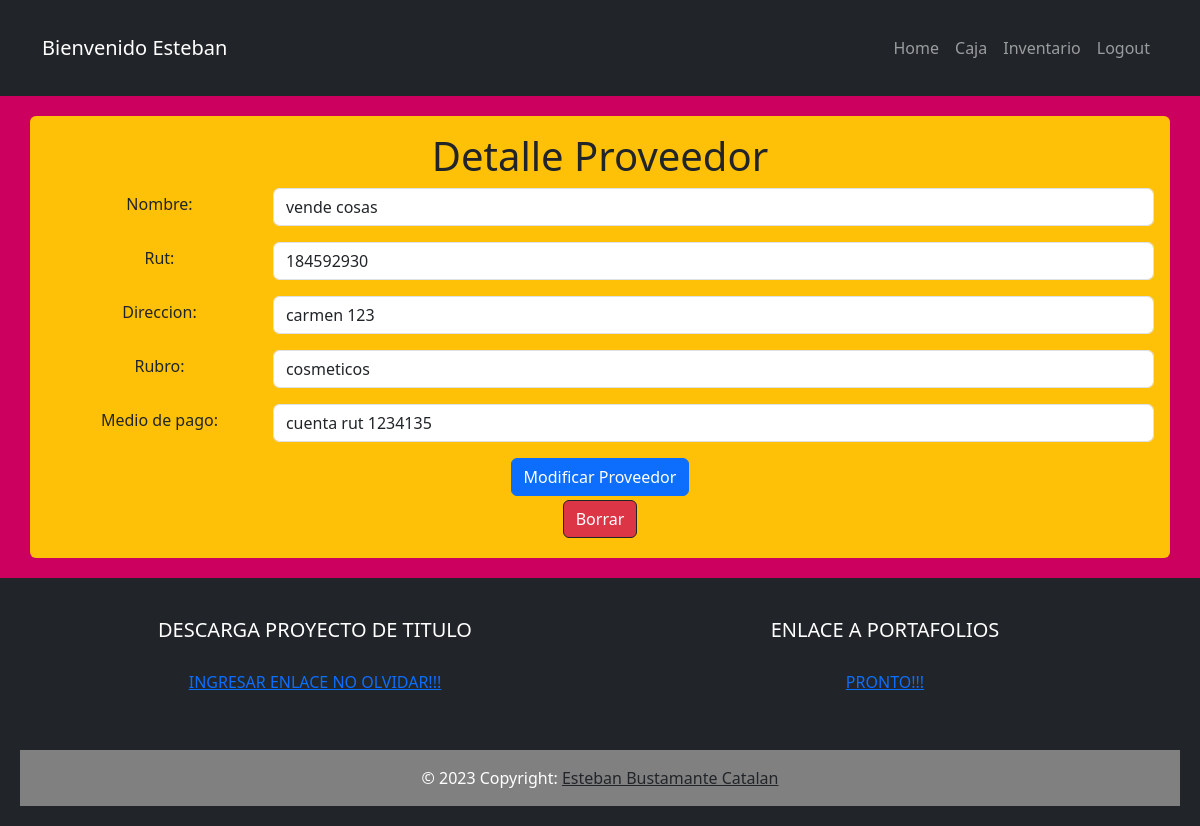
Screenshot of /req/buscaProducto/mostrarProveedor/1/ (signed in) with the database file from the repository.
### inventario/models.py (models this page shows, shortened)
class Proveedor(models.Model):
    nombre = models.CharField(max_length=100)
    rut = models.CharField(max_length=100)
    direccion = models.CharField(max_length=100)
    rubro = models.CharField(max_length=100)
    medioDePago = models.CharField(max_length=100)

### inventario/views.py (the view)
# urls.py: path('req/buscaProducto/mostrarProveedor/<int:proveedor_id>/', views.mostrarProveedor, name='mostrar_proveedor'),
@login_required
def mostrarProveedor(request, proveedor_id):
    proveedor = get_object_or_404(Proveedor, pk=proveedor_id)
    if request.method == 'POST':
        form = CrearProvForm(request.POST, instance=proveedor)
        if form.is_valid():
            form.save()
            return redirect('req')
    else:
        form = CrearProvForm(instance=proveedor)
    return render(request, 'mostrarProveedor.html', {'proveedor': proveedor, 'form': form})

### inventario/forms.py
class CrearProvForm(ModelForm):
    class Meta:
        model = Proveedor
        fields = ['nombre', 'rut', 'direccion', 'rubro', 'medioDePago']

### inventario/templates/mostrarProveedor.html (shortened to what this page needs)
{% extends 'base.html' %} {% block content%}
<main class="container">
  <div class="row">
    <div class="col text-center rounded bg-warning p-3">
      <h1>Detalle Proveedor</h1>
      <form action="{% url 'create_proveedor' %}" method="POST">
        <div class="mb-3 d-flex justify-content-between">
          <label for="nombre" class="form-label w-25 m-1">Nombre: </label>
          <input type="text" class="form-control" id="nombre" value="{{proveedor.nombre}}" name="nombre">
        </div>
        <div class="mb-3 d-flex justify-content-between">
          <label for="rut" class="form-label w-25 m-1">Rut:</label>
          <input type="text" class="form-control" id="rut" value="{{proveedor.rut}}" name="rut">
        </div>
        <div class="mb-3 d-flex justify-content-between">
          <label for="direccion" class="form-label w-25 m-1">Direccion:</label>
          <input type="text" class="form-control" id="direccion" value="{{proveedor.direccion}}" name="direccion">
        </div>
        <div class="mb-3 d-flex justify-content-between">
          <label for="rubro" class="form-label w-25 m-1">Rubro:</label>
          <input type="text" class="form-control" id="rubro" value="{{proveedor.rubro}}" name="rubro">
        </div>
        <div class="mb-3 d-flex justify-content-between">
          <label for="medioDePago" class="form-label w-25 m-1">Medio de pago:</label>
          <input type="text" class="form-control" id="medioDePago" value="{{proveedor.medioDePago}}" name="medioDePago">
        </div>
        <button type="submit" class="btn btn-primary">Modificar Proveedor</button>
      </form>
      <form action="{% url 'delete_proveedor' proveedor.id %}" method="POST" onsubmit="return confirmarBorrado();">
        <button class="btn btn-danger m-1 border border-dark" type="submit">Borrar</button>
      </form>
    </div>
  </div>
</main>
{% endblock %}

### inventario/templates/base.html (shortened to what this page needs)
{% load static %}
<!DOCTYPE html>
<html lang="en">
<head>
  <link rel="stylesheet" type="text/css" href="{% static 'css/base.css' %}">
  <link href="https://cdn.jsdelivr.net/npm/bootstrap@5.3.1/dist/css/bootstrap.min.css" rel="stylesheet"
>
</head>
<body class="body_BGC">
  <nav class="navbar navbar-expand-lg navbar-dark bg-dark">
    <div class="container">
      {% if user.is_authenticated %}
      <a class="navbar-brand" href="#">Bienvenido {{ user.username }}</a>
      {% else %}
      <a class="navbar-brand" href="#">Navbar</a>
      {% endif %}
      <div class="collapse navbar-collapse" id="navbarNav">
        <ul class="navbar-nav ms-auto">
          <li class="nav-item active">
            <a class="nav-link" href="/"> Home </span></a>
          </li>
          {% if user.is_authenticated %}
          <li class="nav-item">
            <a class="nav-link" href="{% url 'caja' %}">Caja</a>
          </li>
          <li class="nav-item">
            <a class="nav-link" href="{% url 'req' %}">Inventario</a>
          </li>
          <li class="nav-item">
            <a class="nav-link" href="{% url 'signout' %}">Logout</a>
          </li>
          {% endif %}
        </ul>
      </div>
    </div>
  </nav>
  {% block content%}
  {% endblock %}
  <footer class="bg-dark text-white text-center text-lg-start">
    <div class="container">
      <div class="row">
        <div class="col-lg-6 col-md-12 mb-4 mb-md-0">
          <h5 class="text-uppercase text-center">Descarga proyecto de titulo</h5>
          <p class="text-center"><a href="">INGRESAR ENLACE NO OLVIDAR!!!</a>
          </p>
        </div>
        <div class="col-lg-6 col-md-12 mb-4 mb-md-0">
          <h5 class="text-uppercase text-center">Enlace a Portafolios</h5>
          <p class="text-center"><a href="">PRONTO!!!</a>
          </p>
        </div>
      </div>
    </div>
    <div class="text-center p-3" style="background-color: grey;">
      © 2023 Copyright:
      <a class="text-dark" href="">Esteban Bustamante Catalan</a>
    </div>
  </footer>
</body>
</html>

### static/css/base.css (style rules this page uses)
.body_BGC { background-color: rgb(204, 0, 95); }
p { padding: 20px; }
h1 { text-align: center; }
.container { padding: 10px; margin: 10px; }
footer { padding: 20px; }
ul { list-style-type: none; padding: 0; margin: 0; }

### rows the page displays
Proveedor: nombre "vende cosas", rut "184592930", direccion "carmen 123", rubro "cosmeticos", medioDePago "cuenta rut 1234135"

### other values shown
{{ user.username }} "Esteban"
